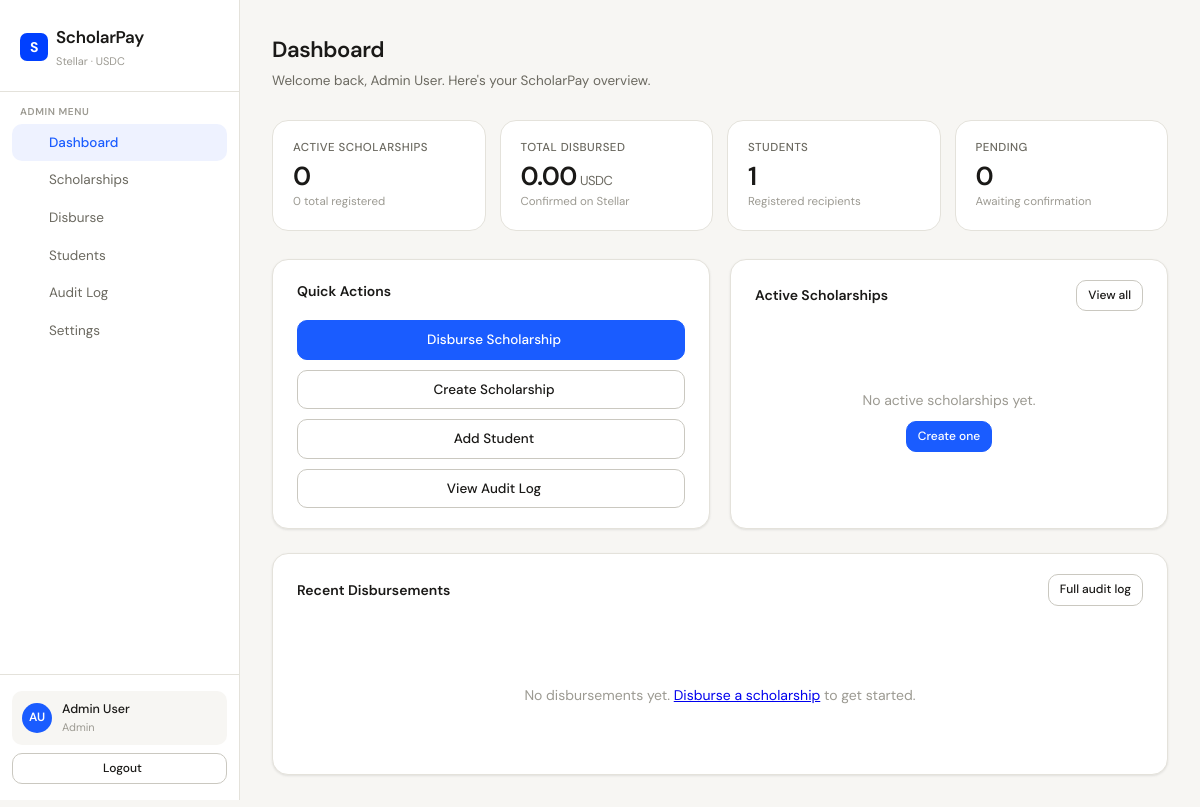
/admin/dashboard.php (signed in), run on an earlier commit of the app's database.
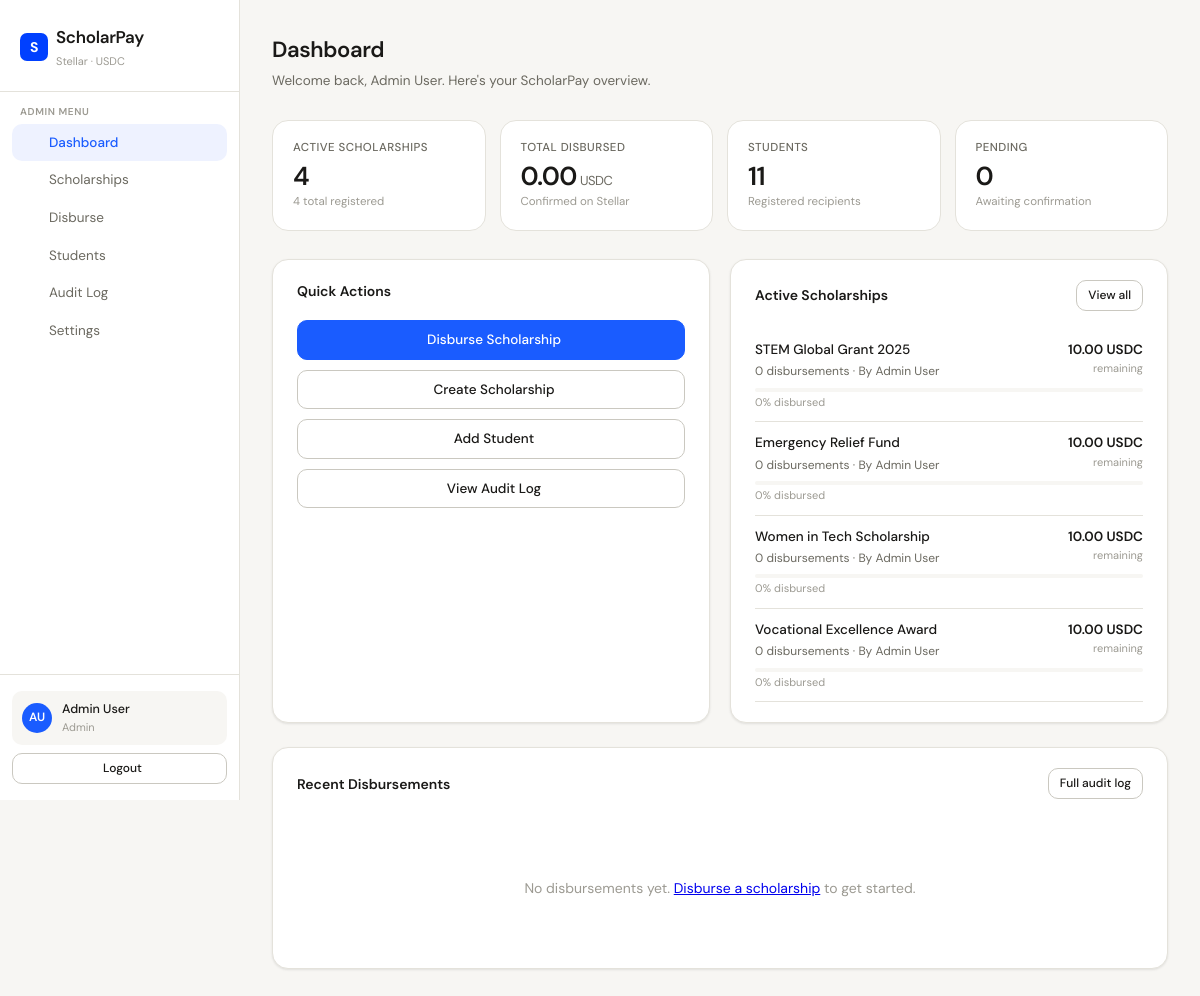
And on a later commit of the database.
### tables this page shows
CREATE TABLE IF NOT EXISTS scholarships (
    id INT AUTO_INCREMENT PRIMARY KEY,
    name VARCHAR(200) NOT NULL,
    description TEXT NULL,
    total_amount DECIMAL(15,7) NOT NULL COMMENT 'Amount in USDC (7 decimals)',
    remaining_amount DECIMAL(15,7) NOT NULL,
    token_address VARCHAR(60) NULL COMMENT 'USDC contract address on Stellar',
    status ENUM('active', 'inactive', 'depleted') NOT NULL DEFAULT 'active',
    created_by INT NOT NULL,
    created_at TIMESTAMP DEFAULT CURRENT_TIMESTAMP,
    updated_at TIMESTAMP DEFAULT CURRENT_TIMESTAMP ON UPDATE CURRENT_TIMESTAMP,
    FOREIGN KEY (created_by) REFERENCES users(id)
);

CREATE TABLE IF NOT EXISTS users (
    id INT AUTO_INCREMENT PRIMARY KEY,
    name VARCHAR(150) NOT NULL,
    email VARCHAR(150) NOT NULL UNIQUE,
    password VARCHAR(255) NOT NULL,
    role ENUM('admin', 'student') NOT NULL DEFAULT 'student',
    stellar_address VARCHAR(60) NULL COMMENT 'Stellar wallet public key',
    institution VARCHAR(200) NULL,
    created_at TIMESTAMP DEFAULT CURRENT_TIMESTAMP,
    updated_at TIMESTAMP DEFAULT CURRENT_TIMESTAMP ON UPDATE CURRENT_TIMESTAMP
);

### includes/auth.php (called while the page is built, shortened)
<?php
function isLoggedIn() {
    return isset($_SESSION['user_id']) && !empty($_SESSION['user_id']);
}
function getCurrentUser() {
    return [
        'id'    => $_SESSION['user_id'],
        'name'  => $_SESSION['name'],
        'email' => $_SESSION['email'],
        'role'  => $_SESSION['role'],
    ];
}

### admin/dashboard.php (the view, shortened to what this page needs)
<?php
require_once ROOT . '/includes/auth.php';
require_once ROOT . '/includes/layout.php';
$db = getDB();
$totalScholarships = $db->query("SELECT COUNT(*) FROM scholarships")->fetchColumn();
$activeScholarships = $db->query("SELECT COUNT(*) FROM scholarships WHERE status='active'")->fetchColumn();
$totalDisbursed = $db->query("SELECT COALESCE(SUM(amount),0) FROM disbursements WHERE status='confirmed'")->fetchColumn();
$totalStudents = $db->query("SELECT COUNT(*) FROM users WHERE role='student'")->fetchColumn();
$pendingDisbursements = $db->query("SELECT COUNT(*) FROM disbursements WHERE status='pending'")->fetchColumn();
$recentDisbursements = $db->query("
    SELECT d.*, u.name AS student_name, u.stellar_address, s.name AS scholarship_name
    FROM disbursements d
    JOIN users u ON d.student_id = u.id
    JOIN scholarships s ON d.scholarship_id = s.id
    ORDER BY d.disbursed_at DESC LIMIT 8
")->fetchAll();
$activeScholarshipList = $db->query("
    SELECT s.*, u.name AS creator_name,
           (SELECT COUNT(*) FROM disbursements WHERE scholarship_id = s.id) AS disbursement_count
    FROM scholarships s
    JOIN users u ON s.created_by = u.id
    WHERE s.status = 'active'
    ORDER BY s.created_at DESC LIMIT 5
")->fetchAll();
renderHead('Dashboard');
renderSidebar('admin', 'dashboard');
?>
<div class="page-header">
  <h1 class="page-title">Dashboard</h1>
  <p class="page-subtitle">Welcome back, <?= htmlspecialchars($_SESSION['name']) ?>. Here's your ScholarPay overview.</p>
</div>
<div class="stats-grid">
  <div class="stat-card">
    <div class="stat-label"><i class="ti ti-award"></i> Active Scholarships</div>
    <div class="stat-value"><?= $activeScholarships ?></div>
    <div class="stat-sub"><?= $totalScholarships ?> total registered</div>
  </div>
  <div class="stat-card">
    <div class="stat-label"><i class="ti ti-send"></i> Total Disbursed</div>
    <div class="stat-value usdc"><?= number_format($totalDisbursed / 10000000, 2) ?></div>
    <div class="stat-sub">Confirmed on Stellar</div>
  </div>
  <div class="stat-card">
    <div class="stat-label"><i class="ti ti-users"></i> Students</div>
    <div class="stat-value"><?= $totalStudents ?></div>
    <div class="stat-sub">Registered recipients</div>
  </div>
  <div class="stat-card">
    <div class="stat-label"><i class="ti ti-clock"></i> Pending</div>
    <div class="stat-value"><?= $pendingDisbursements ?></div>
    <div class="stat-sub">Awaiting confirmation</div>
  </div>
</div>
<div style="display:grid;grid-template-columns:1fr 1fr;gap:20px;margin-bottom:24px;">
  <div class="card">
    <div class="card-header">
      <span class="card-title">Quick Actions</span>
    </div>
    <div style="display:flex;flex-direction:column;gap:10px;">
      <a href="/scholarpay/admin/disburse.php" class="btn btn-primary">
        <i class="ti ti-send"></i> Disburse Scholarship
      </a>
      <a href="/scholarpay/admin/scholarships.php?action=create" class="btn btn-outline">
        <i class="ti ti-plus"></i> Create Scholarship
      </a>
      <a href="/scholarpay/admin/students.php?action=add" class="btn btn-outline">
        <i class="ti ti-user-plus"></i> Add Student
      </a>
      <a href="/scholarpay/admin/audit.php" class="btn btn-outline">
        <i class="ti ti-list-search"></i> View Audit Log
      </a>
    </div>
  </div>
  <div class="card">
    <div class="card-header">
      <span class="card-title">Active Scholarships</span>
      <a href="/scholarpay/admin/scholarships.php" class="btn btn-sm btn-outline">View all</a>
    </div>
    <?php if (empty($activeScholarshipList)): ?>
      <div class="empty-state">
        <p>No active scholarships yet.</p>
        <a href="/scholarpay/admin/scholarships.php?action=create" class="btn btn-sm btn-primary" style="margin-top:10px;">Create one</a>
      </div>
    <?php else: ?>
      <?php foreach ($activeScholarshipList as $sch): ?>
      <div style="padding:10px 0;border-bottom:1px solid var(--border);last-child:border-none">
        <div style="display:flex;justify-content:space-between;align-items:flex-start;">
          <div>
            <div style="font-weight:500;font-size:13.5px"><?= htmlspecialchars($sch['name']) ?></div>
            <div style="font-size:12px;color:var(--text-muted);margin-top:2px">
              <?= $sch['disbursement_count'] ?> disbursements · By <?= htmlspecialchars($sch['creator_name']) ?>
            </div>
          </div>
          <div style="text-align:right">
            <div style="font-weight:600;font-size:13.5px"><?= number_format($sch['remaining_amount']/10000000,2) ?> USDC</div>
            <div style="font-size:11px;color:var(--text-hint)">remaining</div>
          </div>
        </div>
        <?php
          $pct = $sch['total_amount'] > 0
              ? round((($sch['total_amount'] - $sch['remaining_amount']) / $sch['total_amount']) * 100)
              : 0;
        ?>
        <div style="margin-top:6px;background:var(--bg);border-radius:4px;height:4px;overflow:hidden">
        </div>
        <div style="font-size:11px;color:var(--text-hint);margin-top:2px"><?= $pct ?>% disbursed</div>
      </div>
      <?php endforeach; ?>
    <?php endif; ?>
  </div>
</div>
<div class="card">
  <div class="card-header">
    <span class="card-title">Recent Disbursements</span>
    <a href="/scholarpay/admin/audit.php" class="btn btn-sm btn-outline">Full audit log</a>
  </div>
  <?php if (empty($recentDisbursements)): ?>
    <div class="empty-state">
      <p>No disbursements yet. <a href="/scholarpay/admin/disburse.php">Disburse a scholarship</a> to get started.</p>
    </div>
  <?php endif; ?>
</div>
<?php renderFooter(); ?>

### includes/layout.php
<?php
function getInitials($name) {
    $parts = explode(' ', trim($name));
    $initials = '';
    foreach ($parts as $p) { $initials .= strtoupper(substr($p, 0, 1)); }
    return substr($initials, 0, 2);
}
function renderHead($title = 'ScholarPay') {
    $base = '/scholarpay';
    echo <<<HTML
<!DOCTYPE html>
<html lang="en">
<head>
<meta charset="UTF-8">
<meta name="viewport" content="width=device-width, initial-scale=1.0">
<title>{$title} — ScholarPay</title>
<link rel="stylesheet" href="{$base}/assets/css/app.css">
<link rel="stylesheet" href="https://cdn.jsdelivr.net/npm/@tabler/icons-webfont@latest/tabler-icons.min.css">
</head>
<body>
HTML;
}
function renderSidebar($role, $activeKey = '') {
    $user = getCurrentUser();
    $initials = getInitials($user['name']);
    $base = '/scholarpay';
    $adminNav = [
        'dashboard'   => ['Dashboard',     'ti-layout-dashboard', "{$base}/admin/dashboard.php"],
        'scholarships'=> ['Scholarships',   'ti-award',            "{$base}/admin/scholarships.php"],
        'disburse'    => ['Disburse',       'ti-send',             "{$base}/admin/disburse.php"],
        'students'    => ['Students',       'ti-users',            "{$base}/admin/students.php"],
        'audit'       => ['Audit Log',      'ti-list-search',      "{$base}/admin/audit.php"],
        'settings'    => ['Settings',       'ti-settings',         "{$base}/admin/settings.php"],
    ];
    $studentNav = [
        'dashboard'   => ['Dashboard',         'ti-layout-dashboard', "{$base}/student/dashboard.php"],
        'disbursements'=> ['My Disbursements', 'ti-cash',             "{$base}/student/disbursements.php"],
        'wallet'      => ['My Wallet',          'ti-wallet',           "{$base}/student/wallet.php"],
    ];
    $nav = ($role === 'admin') ? $adminNav : $studentNav;
    $roleLabel = ($role === 'admin') ? 'Admin' : 'Student';
    $logoutUrl = "{$base}/logout.php";
    $navHtml = '';
    foreach ($nav as $key => [$label, $icon, $href]) {
        $active = ($activeKey === $key) ? 'active' : '';
        $navHtml .= "<li><a href=\"{$href}\" class=\"{$active}\"><span class=\"nav-icon\"><i class=\"ti {$icon}\"></i></span>{$label}</a></li>";
    }
    echo <<<HTML
<div class="app-layout">
<aside class="sidebar">
  <div class="sidebar-logo">
    <a href="{$base}/index.php" class="brand">
      <div class="brand-icon">S</div>
      <div>
        ScholarPay
        <div class="brand-sub">Stellar · USDC</div>
      </div>
    </a>
  </div>
  <div class="sidebar-section">
    <div class="sidebar-section-label">{$roleLabel} Menu</div>
    <ul class="sidebar-nav">
      {$navHtml}
    </ul>
  </div>
  <div class="sidebar-footer">
    <div class="user-chip">
      <div class="user-avatar">{$initials}</div>
      <div class="user-chip-info">
        <div class="user-chip-name">{$user['name']}</div>
        <div class="user-chip-role">{$user['role']}</div>
      </div>
    </div>
    <a href="{$logoutUrl}" class="btn btn-outline btn-sm" style="width:100%;margin-top:8px;justify-content:center;">
      <i class="ti ti-logout"></i> Logout
    </a>
  </div>
</aside>
<main class="main-content">
HTML;
}
function renderFooter() {
    echo <<<HTML
</main>
</div>
<div id="flash-msg"></div>
<script src="/scholarpay/assets/js/app.js"></script>
</body>
</html>
HTML;
}

What changed in the data, as far as the page shows it:
added scholarships: name "STEM Global Grant 2025", disbursement_count "0", created_by.name "Admin User", $sch['remaining_amount']/10000000 "10.00", pct "0"
added scholarships: name "Emergency Relief Fund", disbursement_count "0", created_by.name "Admin User", $sch['remaining_amount']/10000000 "10.00", pct "0"
added scholarships: name "Women in Tech Scholarship", disbursement_count "0", created_by.name "Admin User", $sch['remaining_amount']/10000000 "10.00", pct "0"
added scholarships: name "Vocational Excellence Award", disbursement_count "0", created_by.name "Admin User", $sch['remaining_amount']/10000000 "10.00", pct "0"
Also different on the page:
$activeScholarships: "0" → "4"
$totalScholarships: "0" → "4"
$totalStudents: "1" → "11"
text no longer shown: "No active scholarships yet. Create one"
